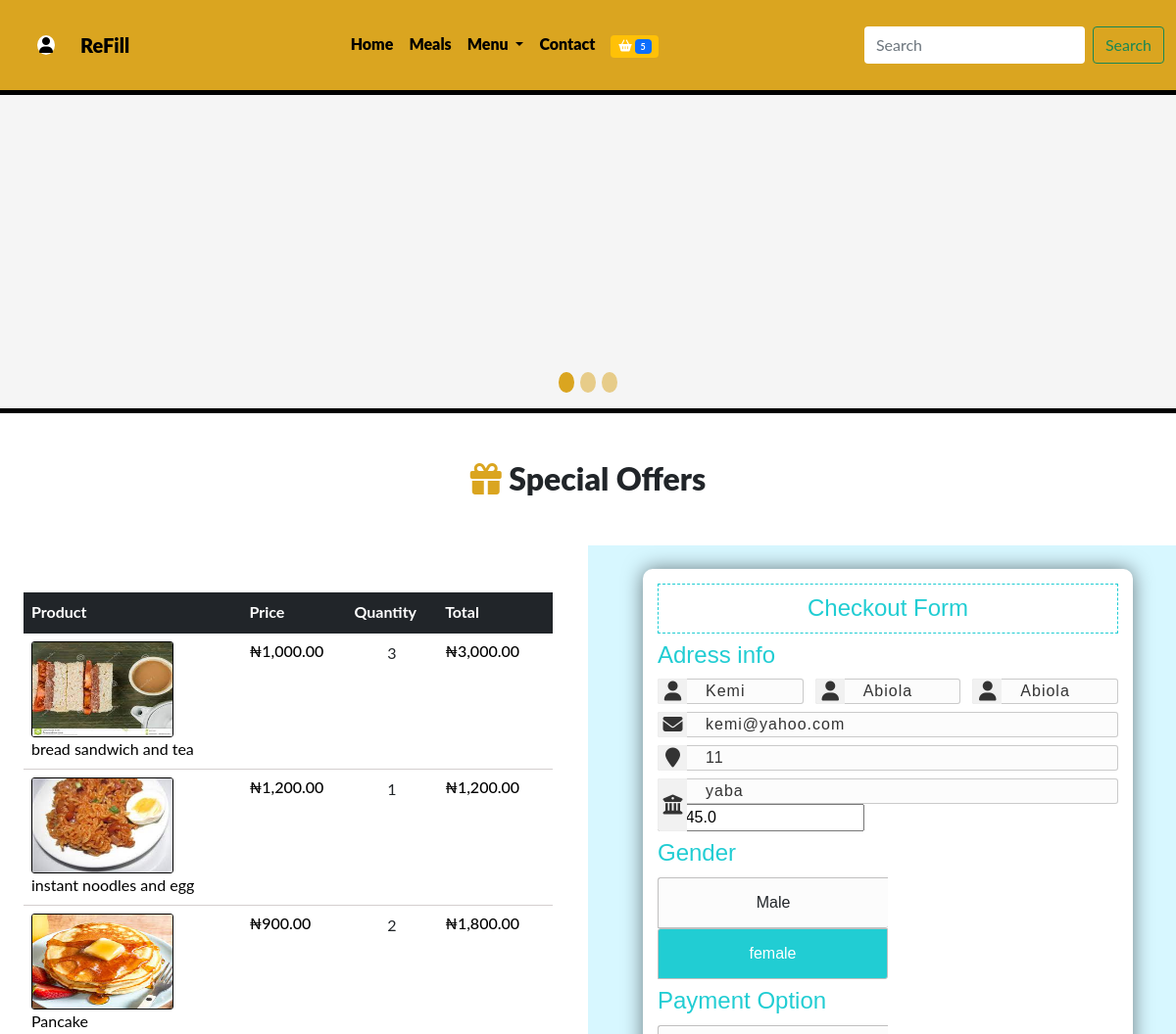
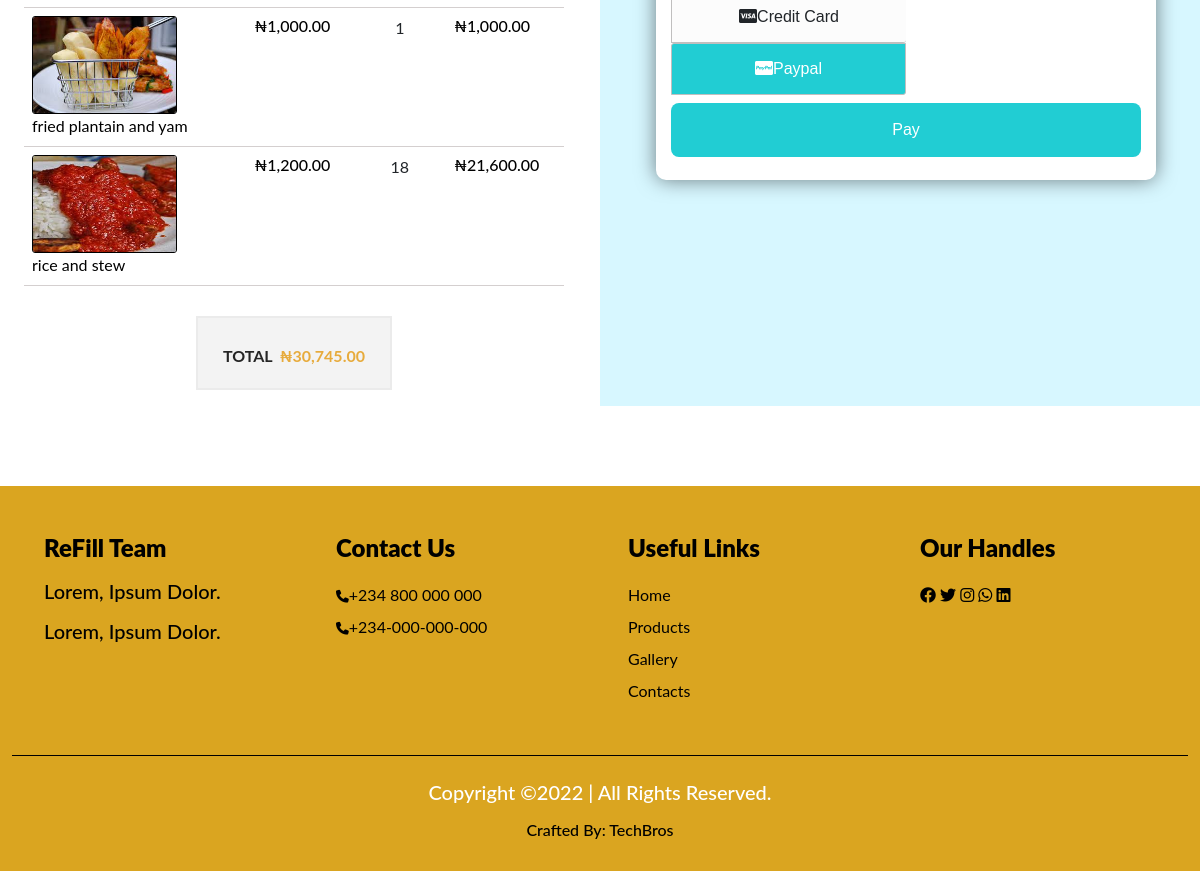
The app's page /checkout (signed in), older data (2 pictures, top to bottom).
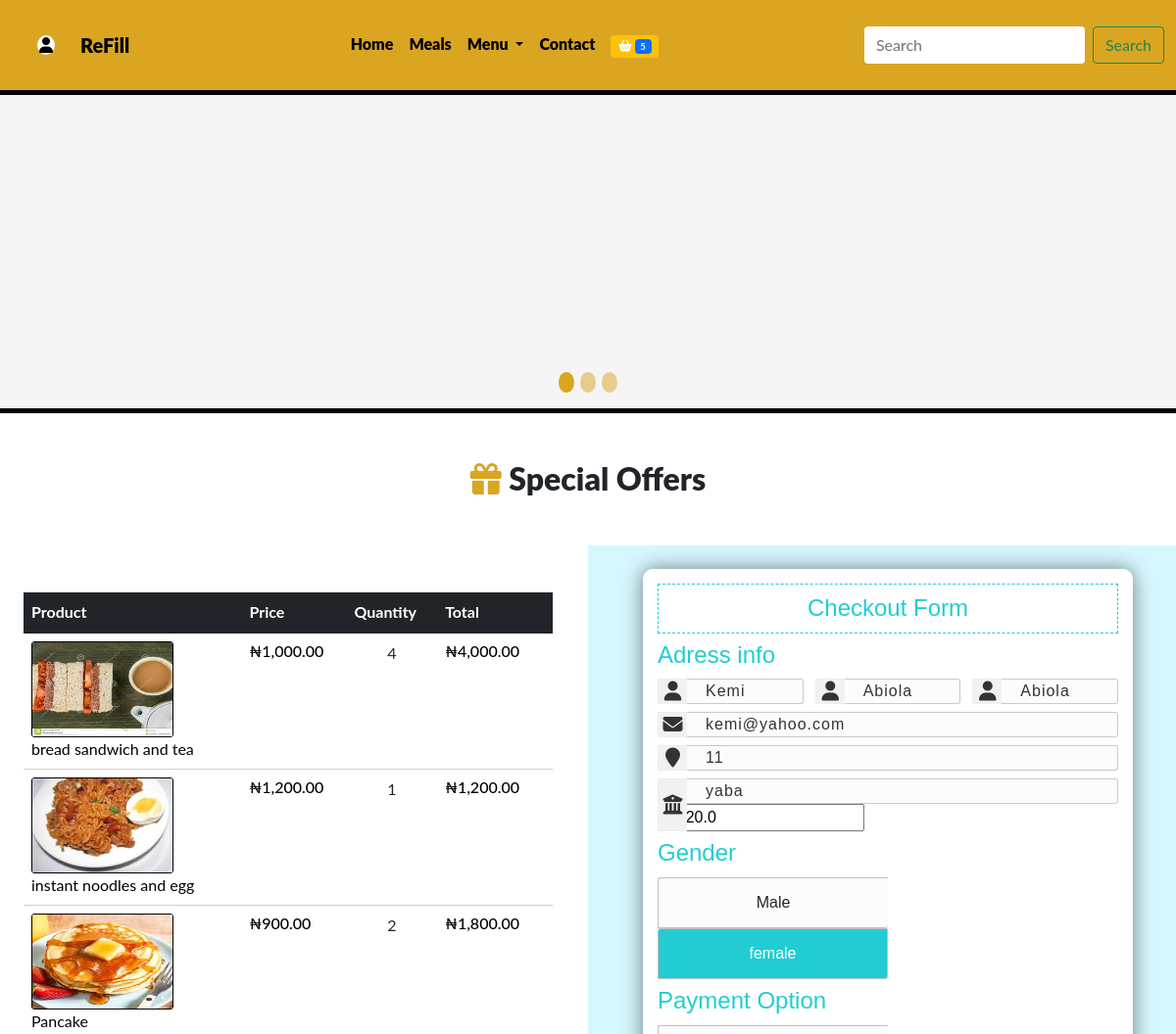
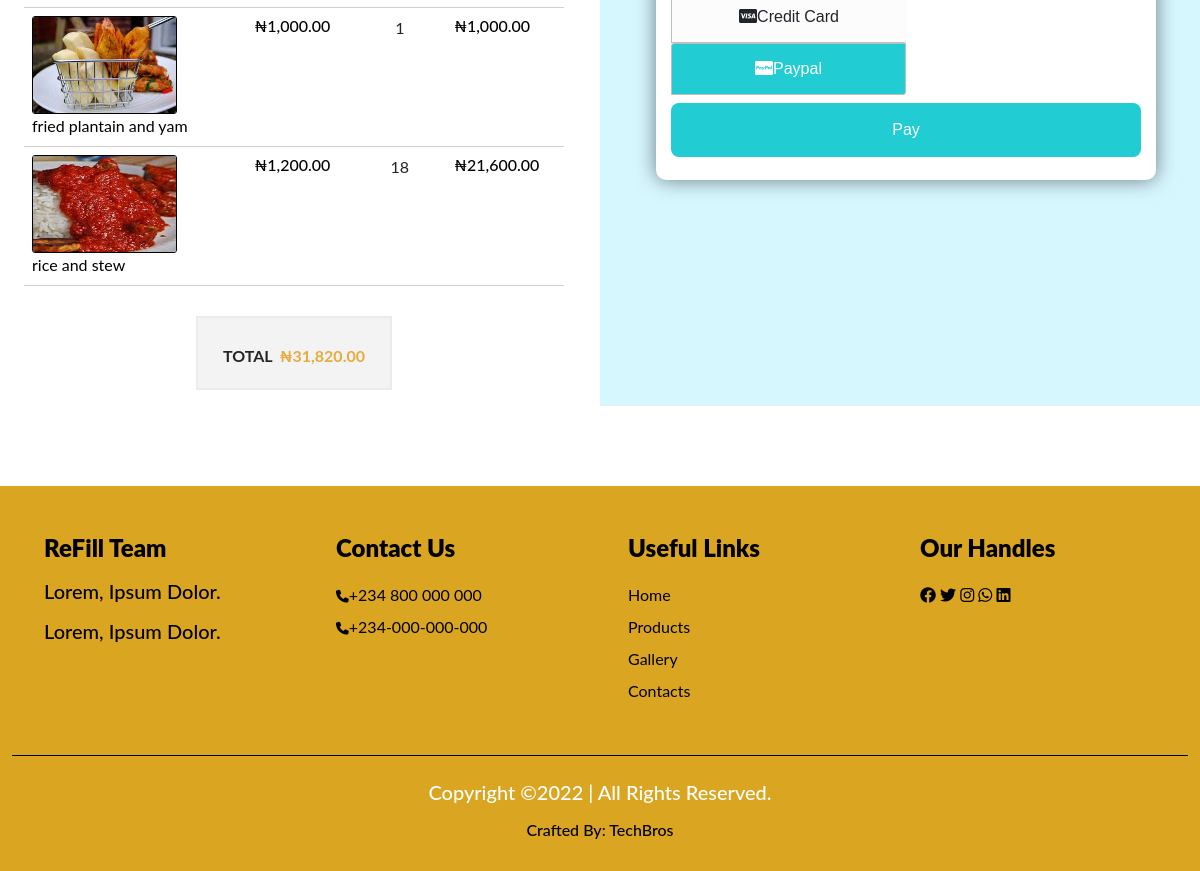
The same page, newer data (2 pictures, top to bottom).
### cart/models.py (models this page shows, shortened)
class Shopcart(models.Model):
    user = models.ForeignKey(User, on_delete=models.CASCADE)
    dish = models.ForeignKey(Dish, on_delete=models.CASCADE)
    c_item = models.IntegerField(blank=True, null=True)
    c_date = models.DateTimeField(auto_now_add= True,)
    c_name= models.CharField(max_length=50)
    quantity = models.IntegerField()
    c_price = models.IntegerField()
    amount = models.IntegerField()
    cart_code = models.CharField(max_length= 255, default='a')
    paid = models.BooleanField (default = False)
    class Meta:
        db_table = 'shopcart'
        managed = True
        verbose_name = 'Shopcart'
        verbose_name_plural = 'Shopcarts'

### techbro/models.py (models this page shows, shortened)
class Dish(models.Model):
    category = models.ForeignKey(Category, on_delete=models.CASCADE, default=1)
    breakfast = models.BooleanField(default=False)
    lunch= models.BooleanField(default=False)
    dinner= models.BooleanField(default=False)
    appetizer= models.BooleanField(default=False)
    dessert= models.BooleanField(default=False)
    drink= models.BooleanField(default=False)
    name = models.CharField(max_length=50)
    image = models.ImageField(upload_to = 'food', default='pix.png', blank=True, null=True)
    price = models.IntegerField()
    min = models.IntegerField()
    max = models.IntegerField()
    special= models.BooleanField(default=False)
    in_stock = models.BooleanField()
    description = models.TextField()
    class Meta:
        db_table = 'dish'
        managed = True
        verbose_name = 'Dish'
        verbose_name_plural = 'Dishes'

### techbro/views.py (the view)
# urls.py: path('checkout', checkout, name='checkout'),
@login_required(login_url='signin')
def checkout(request):
    profile = Profile.objects.get(user__username = request.user.username)
    shopcart = Shopcart.objects.filter(user__username = request.user.username, paid = False)
    subtotal = 0
    vat = 0
    total = 0
    for item in shopcart:
        subtotal += item.amount
        vat = 0.075 * subtotal
        total = vat + subtotal
    context={
     'profile' : profile,
     'shopcart' :shopcart,
     'subtotal' : subtotal,
     'vat': vat,
     'total': total,
     }
    return render ( request, 'checkout.html', context)

### techbro/context_processor.py (called while the page is built)
def cartcount(request,):
    count = Shopcart.objects.filter(user__username = request.user.username, paid = False)
    user1 = user__username = 1
    itemcount = 0
    for item in count:
        itemcount += item.c_item
    context = {
        'itemcount' : itemcount
    }
    return context

### techbro/templates/checkout.html (shortened to what the changed rows need)
{% extends 'base.html' %}
{% load humanize %}
         {%block specials %} {% include 'specials.html' %}{% endblock specials %}
{% block content %}
    <div class="row">
      <div class="col-lg-6 col-sm-12">
            <section class="mt-5">
              <div class="container cart">
                <div class="table-responsive">
                  <table class="table">
                    <thead class="thead bg-dark">
                      <tr>
                        <th scope="col" class="text-white">Product</th>
                        <th scope="col" class="text-white">Price</th>
                        <th scope="col" class="text-white">Quantity</th>
                        <th scope="col" class="text-white">Total</th>
                      </tr>
                    </thead>
                    <tbody>
                      {% if shopcart %}
                      {% for item in shopcart %}
                      <tr>
                        <td>
                          <div class="main">
                            <div class="d-flex">
                              <img src="{{item.dish.image.url}}" alt="">
                            </div>
                            <div class="des">
                              <p>{{item.c_name}}</p>
                            </div>
                          </div>
                        </td>
                        <td>
                          <h6>₦{{item.c_price|floatformat:2|intcomma}}</h6>
                        </td>
                        <td class=text-center>
                          {{item.quantity}}
                        </td>
                        <td>
                          <h5>₦{{item.amount|floatformat:2|intcomma}}</h5>
                        </td>
                      </tr>
                      {% endfor %}
                      {% endif %}
                    </tbody>
                  </table>
                </div>
              </div>
                <div class="col-lg-4 offset-lg-4">
                  <div class="checkout">
                    <ul>
                      <li class="cart-total">Total
                        <span>₦{{total|floatformat:2|intcomma}}</span>
                      </li>
                    </ul>
                </div>
              </div>
        </section>
     </div>
        <div class="col-lg-6 col-sm-12 check">
          <div class="container wrapper">
            <h2>Checkout Form</h2>
            <form class="payment" action="{% url 'payment'%}" method="POST">
              <div class="input_group">
                <div class="input_box">
                  <input type="Address" name ="city" placeholder=".....City" required class="name ps-5" value={{profile.city}}>
                  <input type="text" name = "total" value = {{total}}>
                </div>
              </div>
            </form>
          </div>
        </div>
</div>
{% endblock content  %}

Row changes from the older to the newer data that the page shows:
changed Shopcart "bread sandwich and tea": quantity "3" → "4"; amount "3,000.00" → "4,000.00"
Text that changed along with them:
{{ total|floatformat:2|intcomma }}: "30,745.00" → "31,820.00"
form field total: "30745.0" → "31820.0"
